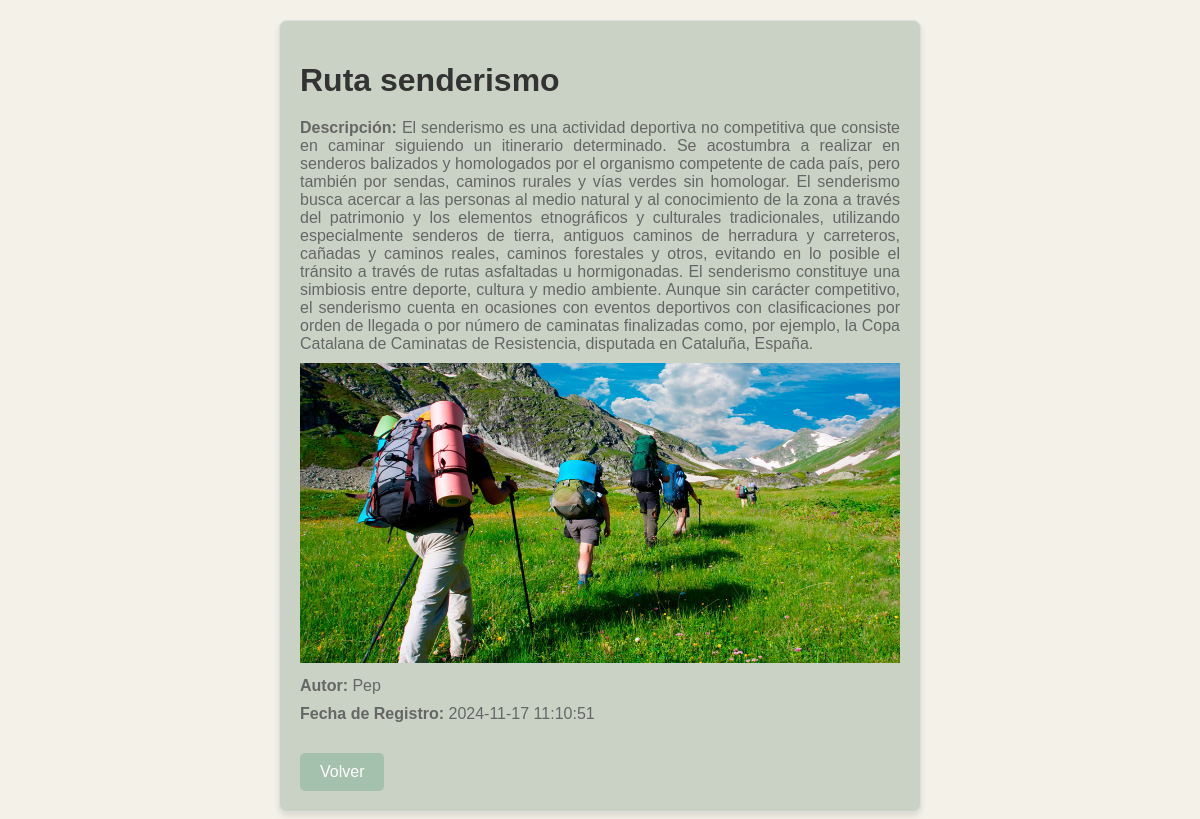
The app's page /guias/subguia.php?id=3 with its own data.
### tables this page shows
CREATE TABLE `guias` (
  `id` int(11) NOT NULL,
  `título` varchar(45) NOT NULL,
  `descripción` varchar(255) NOT NULL,
  `autor` varchar(45) NOT NULL,
  `ruta_img` varchar(45) NOT NULL,
  `registro` timestamp NOT NULL DEFAULT current_timestamp()
);

### public/guias/subguia.php (the view, shortened to what this page needs)
<?php
$servername = "localhost";
$username = "root";
$password = "";
$dbname = "conexion";
$conn = new mysqli($servername, $username, $password, $dbname);
$id = isset($_GET['id']) ? intval($_GET['id']) : 0;
$sql = "SELECT título, descripción, autor, registro, ruta_img FROM guias WHERE id = ?";
$stmt = $conn->prepare($sql);
$stmt->bind_param("i", $id);
$stmt->execute();
$result = $stmt->get_result();
$guia = $result->fetch_assoc();
$contenido = file_get_contents($guia['descripción']);
$contenido2 = wordwrap($contenido, 10);
?>
<!DOCTYPE html>
<html lang="es">
<head>
</head>
<body style="background-color: #F4F1E9;">
    <div class="container" >
        <?php if ($guia): ?>
            <h1><?php echo htmlspecialchars($guia['título']); ?></h1>
            <p class=""><strong>Descripción:</strong> <?php echo $contenido2; ?></p>
            <div>
                <img src="<?php echo $guia['ruta_img']; ?>">
            </div>
            <p><strong>Autor:</strong> <?php echo htmlspecialchars($guia['autor']); ?></p>
            <p><strong>Fecha de Registro:</strong> <?php echo htmlspecialchars($guia['registro']); ?></p>
            <a href="guias.php">Volver</a>
        <?php else: ?>
            <p>Guía no encontrada.</p>
            <a href="guias.php">Volver</a>
        <?php endif; ?>
    </div>
</body>
</html>

### public/guias/subguia.php (style rules this page uses)
body { font-family: Arial, sans-serif; margin: 0; padding: 20px; background-color: #f9f9f9; text-align: justify; }
.container { max-width: 600px; margin: 0 auto; padding: 20px; background-color: #CAD2C5; border: 1px solid #ddd; border-radius: 8px; box-shadow: 0 4px 6px rgba(0, 0, 0, 0.1); }
h1 { color: #333; margin-bottom: 20px; }
p { margin: 10px 0; color: #666; }
a { display: inline-block; margin-top: 20px; padding: 10px 20px; background-color: #A3C1AD; color: #fff; text-decoration: none; border-radius: 5px; }
img { width: 600px; height: 300px; }

### records on screen
guias: título "Ruta senderismo", descripción "El senderismo es una actividad deportiva no competitiva que consiste en caminar siguiendo un itinerario determinado. Se acostumbra a realizar en senderos balizados y homologados por el organismo competente de cada país, pero también por sendas, caminos rurales y vías verdes sin homologar. El senderismo busca acercar a las personas al medio natural y al conocimiento de la zona a través del patrimonio y los elementos etnográficos y culturales tradicionales, utilizando especialmente senderos de tierra, antiguos caminos de herradura y carreteros, cañadas y caminos reales, caminos forestales y otros, evitando en lo posible el tránsito a través de rutas asfaltadas u hormigonadas. El senderismo…", ruta_img (picture), autor "Pep", registro "2024-11-17 11:10:51"
